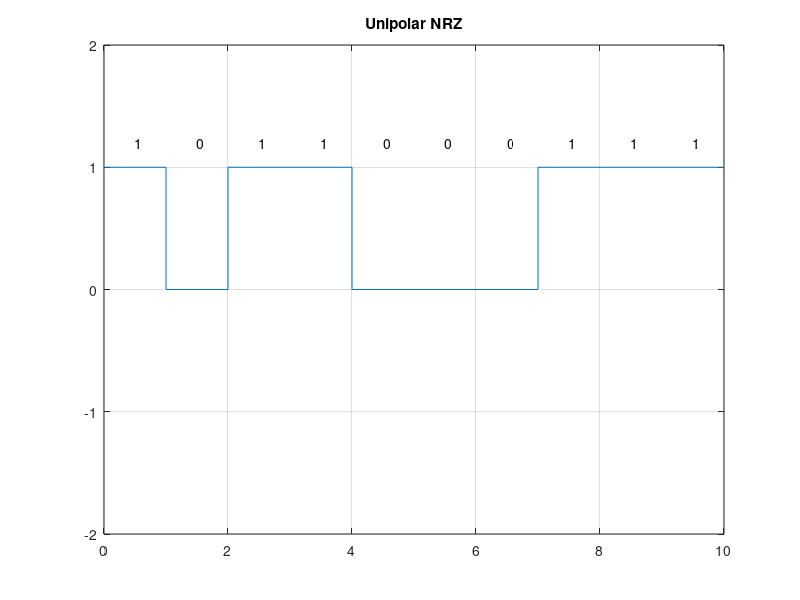

Reproduce this figure in MATLAB.
m = [1 0 1 1 0 0 0 1 1 1];   %  binary sequence
n = length(m);
x = [];
y = [];

for i=1:n
    x=[x i-1 i];
    if(m(i)==0)
        y=[y 0 0];
    else
        y=[y 1 1];
    end
end

plot(x,y),axis([0,n,-2,2]);
title('Unipolar NRZ');

for i = 1:n
    text(i-0.5, 1.2, num2str(m(i)));
end
grid on